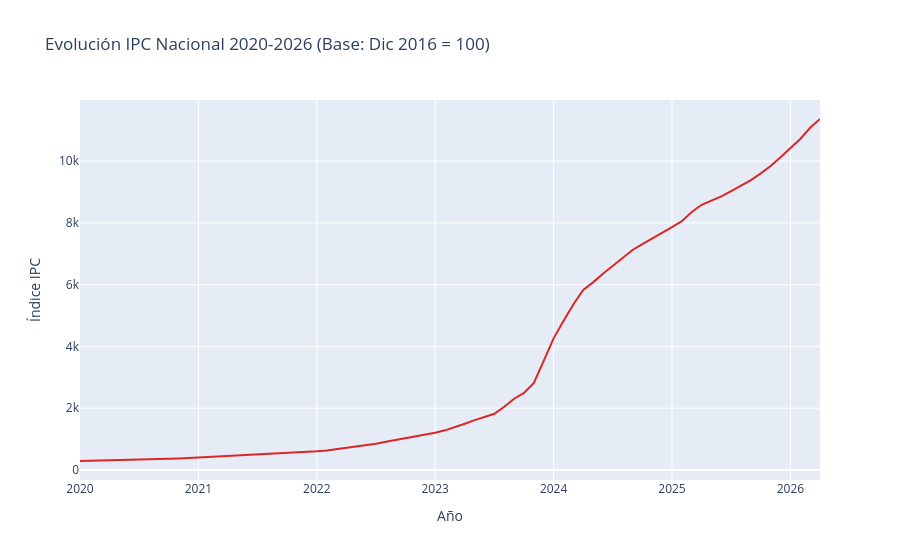

Here is the notebook cell this chart was saved with:
### Code cell
### Celda 6 corregida — IPC con etiquetas limpias
indec['año'] = indec['periodo'].str[:4]
indec['mes'] = indec['periodo'].str[4:]
indec['fecha_label'] = indec['año'] + '-' + indec['mes']

# Mostrar solo etiquetas de enero de cada año
tickvals = indec[indec['mes'] == '01']['periodo'].tolist()
ticktext = indec[indec['mes'] == '01']['año'].tolist()

fig = px.line(
    indec,
    x='periodo',
    y='indice_ipc',
    title='Evolución IPC Nacional 2020-2026 (Base: Dic 2016 = 100)',
    labels={'periodo': 'Año', 'indice_ipc': 'Índice IPC'},
    color_discrete_sequence=['#dc2626']
)
fig.update_layout(
    xaxis=dict(tickvals=tickvals, ticktext=ticktext)
)
fig.show()

### Figure 1 — Plotly figure (JSON) as saved in the notebook; plotly's stock layout.template omitted (floating-point values rounded to 4 significant figures)
{"data": [{"hovertemplate": "Año=%{x}<br>Índice IPC=%{y}<extra></extra>", "legendgroup": "", "line": {"color": "#dc2626", "dash": "solid"}, "marker": {"symbol": "circle"}, "mode": "lines", "name": "", "orientation": "v", "showlegend": false, "type": "scatter", "x": ["202001", "202002", "202003", "202004", "202005", "202006", "202007", "202008", "202009", "202010", "202011", "202012", "202101", "202102", "202103", "202104", "202105", "202106", "202107", "202108", "202109", "202110", "202111", "202112", "202201", "202202", "202203", "202204", "202205", "202206", "202207", "202208", "202209", "202210", "202211", "202212", "202301", "202302", "202303", "202304", "202305", "202306", "202307", "202308", "202309", "202310", "202311", "202312", "202401", "202402", "202403", "202404", "202405", "202406", "202407", "202408", "202409", "202410", "202411", "202412", "202501", "202502", "202503", "202504", "202505", "202506", "202507", "202508", "202509", "202510", "202511", "202512", "202601", "202602", "202603", "202604"], "xaxis": "x", "y": [289.8, 295.7, 305.6, 310.1, 314.9, 322.0, 328.2, 337.1, 346.6, 359.7, 371.0, 385.9, 401.5, 415.9, 435.9, 453.7, 468.7, 483.6, 498.1, 510.4, 528.5, 547.1, 560.9, 582.5, 605.0, 633.4, 676.1, 716.9, 753.1, 793.0, 851.8, 911.1, 967.3, 1029.0, 1079.0, 1135.0, 1203.0, 1283.0, 1381.0, 1497.0, 1614.0, 1710.0, 1818.0, 2044.0, 2305.0, 2496.0, 2816.0, 3533.0, 4262.0, 4826.0, 5357.0, 5830.0, 6074.0, 6352.0, 6608.0, 6883.0, 7122.0, 7314.0, 7491.0, 7694.0, 7864.0, 8053.0, 8353.0, 8586.0, 8714.0, 8856.0, 9024.0, 9193.0, 9384.0, 9604.0, 9841.0, 10120.0, 10410.0, 10710.0, 11080.0, 11360.0], "yaxis": "y"}], "layout": {"legend": {"tracegroupgap": 0}, "title": {"text": "Evolución IPC Nacional 2020-2026 (Base: Dic 2016 = 100)"}, "xaxis": {"anchor": "y", "domain": [0, 1], "ticktext": ["2020", "2021", "2022", "2023", "2024", "2025", "2026"], "tickvals": ["202001", "202101", "202201", "202301", "202401", "202501", "202601"], "title": {"text": "Año"}}, "yaxis": {"anchor": "x", "domain": [0, 1], "title": {"text": "Índice IPC"}}}}
